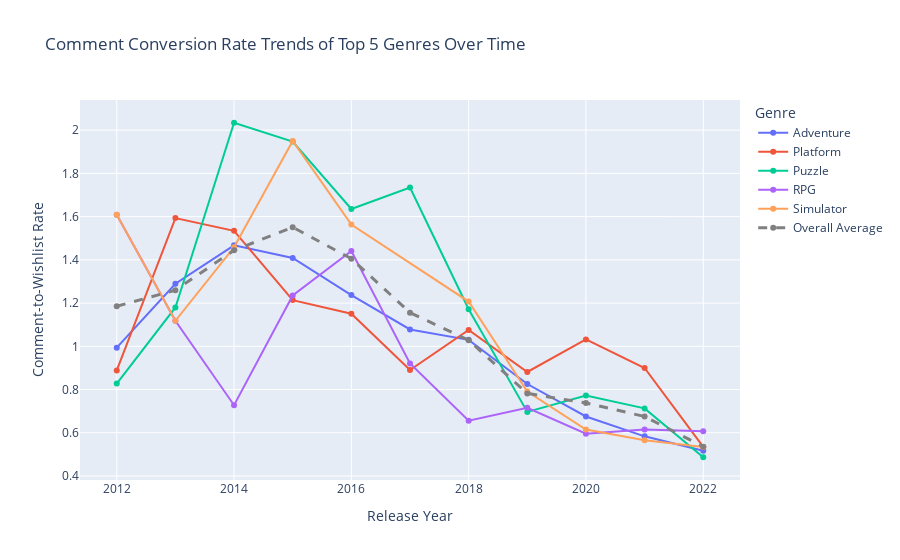

Notebook code for this chart:
### Code cell
df_summary = (
    df_top5.groupby(['Release Year', 'Genres'])['comment_conversion_rate']
    .mean()
    .reset_index()
)

#smoothing
df_summary['SmoothedRate'] = (
    df_summary.groupby('Genres')['comment_conversion_rate']
    .transform(lambda x: x.rolling(window=2, min_periods=1).mean())
)
#average baseline
df_avg = (
    df_summary.groupby('Release Year')['SmoothedRate']
    .mean()
    .reset_index()
)
df_avg['Genres'] = 'Overall Average'
df_combined = pd.concat([df_summary, df_avg], ignore_index=True)

# plot line chart
fig_top5 = px.line(
    df_combined,
    x='Release Year',
    y='SmoothedRate',
    color='Genres',
    markers=True,
    title='Comment Conversion Rate Trends of Top 5 Genres Over Time',
    labels={'SmoothedRate': 'Average Comment/Wishlist Conversion Rate'}
)
#baseline format
fig_top5.for_each_trace(
    lambda trace: trace.update(
        line=dict(color='gray', width=3, dash='dash'),
        name='Overall Average'
    ) if trace.name == 'Overall Average' else ()
)
fig_top5.update_layout(
    xaxis_title='Release Year',
    yaxis_title='Comment-to-Wishlist Rate',
    legend_title='Genre',
    hovermode='x unified'
)

fig_top5.show()

### Figure 1 — Plotly figure (JSON) as saved in the notebook; plotly's stock layout.template omitted (floating-point values rounded to 4 significant figures)
{"data": [{"hovertemplate": "Genres=Adventure<br>Release Year=%{x}<br>Average Comment/Wishlist Conversion Rate=%{y}<extra></extra>", "legendgroup": "Adventure", "line": {"color": "#636efa", "dash": "solid"}, "marker": {"symbol": "circle"}, "mode": "lines+markers", "name": "Adventure", "orientation": "v", "showlegend": true, "type": "scatter", "x": [2012, 2013, 2014, 2015, 2016, 2017, 2018, 2019, 2020, 2021, 2022], "xaxis": "x", "y": [0.9937, 1.29, 1.467, 1.409, 1.237, 1.078, 1.03, 0.8256, 0.6754, 0.5835, 0.5166], "yaxis": "y"}, {"hovertemplate": "Genres=Platform<br>Release Year=%{x}<br>Average Comment/Wishlist Conversion Rate=%{y}<extra></extra>", "legendgroup": "Platform", "line": {"color": "#EF553B", "dash": "solid"}, "marker": {"symbol": "circle"}, "mode": "lines+markers", "name": "Platform", "orientation": "v", "showlegend": true, "type": "scatter", "x": [2012, 2013, 2014, 2015, 2016, 2017, 2018, 2019, 2020, 2021, 2022], "xaxis": "x", "y": [0.8885, 1.593, 1.534, 1.214, 1.151, 0.8902, 1.076, 0.8813, 1.032, 0.8998, 0.5344], "yaxis": "y"}, {"hovertemplate": "Genres=Puzzle<br>Release Year=%{x}<br>Average Comment/Wishlist Conversion Rate=%{y}<extra></extra>", "legendgroup": "Puzzle", "line": {"color": "#00cc96", "dash": "solid"}, "marker": {"symbol": "circle"}, "mode": "lines+markers", "name": "Puzzle", "orientation": "v", "showlegend": true, "type": "scatter", "x": [2012, 2013, 2014, 2015, 2016, 2017, 2018, 2019, 2020, 2021, 2022], "xaxis": "x", "y": [0.8275, 1.18, 2.034, 1.947, 1.635, 1.735, 1.172, 0.6966, 0.7723, 0.7128, 0.4868], "yaxis": "y"}, {"hovertemplate": "Genres=RPG<br>Release Year=%{x}<br>Average Comment/Wishlist Conversion Rate=%{y}<extra></extra>", "legendgroup": "RPG", "line": {"color": "#ab63fa", "dash": "solid"}, "marker": {"symbol": "circle"}, "mode": "lines+markers", "name": "RPG", "orientation": "v", "showlegend": true, "type": "scatter", "x": [2012, 2013, 2014, 2015, 2016, 2017, 2018, 2019, 2020, 2021, 2022], "xaxis": "x", "y": [1.609, 1.118, 0.7275, 1.235, 1.441, 0.9204, 0.6558, 0.7158, 0.5953, 0.6146, 0.6071], "yaxis": "y"}, {"hovertemplate": "Genres=Simulator<br>Release Year=%{x}<br>Average Comment/Wishlist Conversion Rate=%{y}<extra></extra>", "legendgroup": "Simulator", "line": {"color": "#FFA15A", "dash": "solid"}, "marker": {"symbol": "circle"}, "mode": "lines+markers", "name": "Simulator", "orientation": "v", "showlegend": true, "type": "scatter", "x": [2012, 2013, 2014, 2015, 2016, 2018, 2019, 2020, 2021, 2022], "xaxis": "x", "y": [1.609, 1.118, 1.458, 1.95, 1.564, 1.207, 0.7905, 0.615, 0.5658, 0.5345], "yaxis": "y"}, {"hovertemplate": "Genres=Overall Average<br>Release Year=%{x}<br>Average Comment/Wishlist Conversion Rate=%{y}<extra></extra>", "legendgroup": "Overall Average", "line": {"color": "gray", "dash": "dash", "width": 3}, "marker": {"symbol": "circle"}, "mode": "lines+markers", "name": "Overall Average", "orientation": "v", "showlegend": true, "type": "scatter", "x": [2012, 2013, 2014, 2015, 2016, 2017, 2018, 2019, 2020, 2021, 2022], "xaxis": "x", "y": [1.186, 1.26, 1.444, 1.551, 1.406, 1.156, 1.028, 0.782, 0.738, 0.6753, 0.5359], "yaxis": "y"}], "layout": {"autosize": true, "hovermode": "x unified", "legend": {"title": {"text": "Genre"}, "tracegroupgap": 0}, "title": {"text": "Comment Conversion Rate Trends of Top 5 Genres Over Time"}, "xaxis": {"anchor": "y", "autorange": true, "domain": [0, 1], "range": [2011.0, 2023.0], "title": {"text": "Release Year"}, "type": "linear"}, "yaxis": {"anchor": "x", "autorange": true, "domain": [0, 1], "range": [0.3591, 2.162], "title": {"text": "Comment-to-Wishlist Rate"}, "type": "linear"}}}
